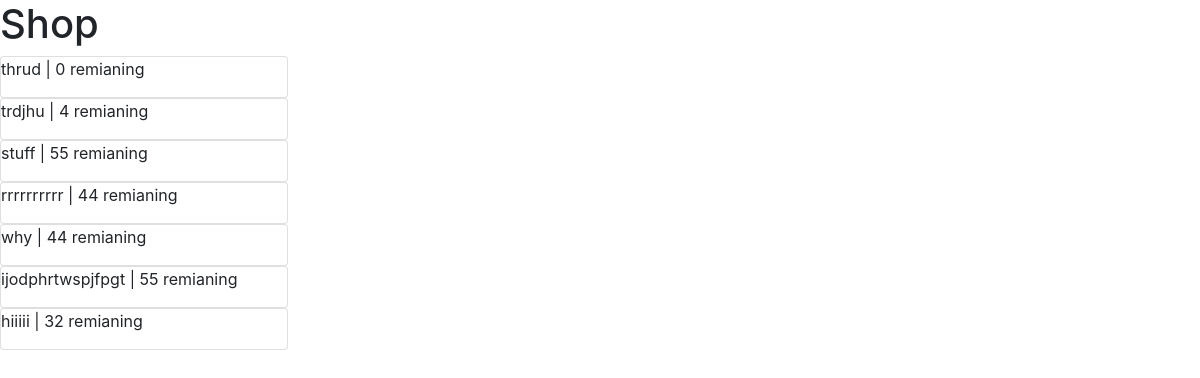
/views, run on an earlier commit of the app's database.
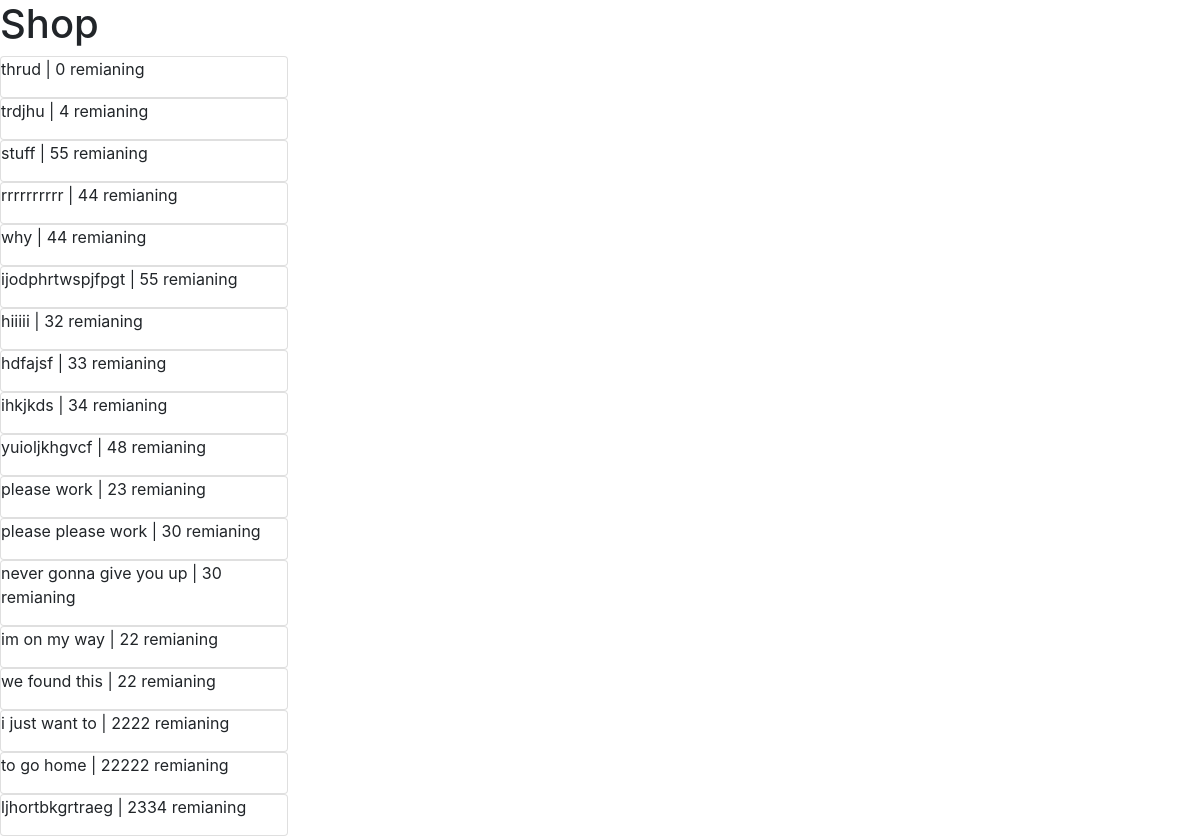
And on a later commit of the database.
### app.py (models this page shows)
class Category(db.Model):
    id = db.Column(db.Integer, primary_key=True)
    name = db.Column(db.String(150), unique=True)
    items = db.Column(db.Integer, db.ForeignKey('item.id'))
    stock = db.Column(db.Integer)
    user_id = db.Column(db.Integer, db.ForeignKey('user.id'))
    rating = db.Column(db.Float, default=4.5)
    price = db.Column(db.Float)

### app.py (the view)
@app.route("/views")
def views():
    categories = Category.query.order_by(Category.rating)
    return render_template("views.html", categories=categories)

### app.py (called while the page is built)
@app.after_request
def add_header(response):
    response.headers['Access-Control-Allow-Origin'] = '*'
    return response

### templates/views.html
<body>
    <link rel="stylesheet" href="https://stackpath.bootstrapcdn.com/bootstrap/4.3.1/css/bootstrap.min.css">
    <h1>Shop</h1>
    {% for c in categories%}
        <div class="card" style="width: 18rem;">
            <p>{{c.name}} | {{c.stock}} remianing</p>
        </div>
    {% endfor %}
</body>

What changed in the data, as far as the page shows it:
added Category: name "hdfajsf", stock "33"
added Category: name "ihkjkds", stock "34"
added Category: name "yuioljkhgvcf", stock "48"
added Category: name "please work", stock "23"
added Category: name "please please work", stock "30"
added Category: name "never gonna give you up", stock "30"
added Category: name "im on my way", stock "22"
added Category: name "we found this", stock "22"
added Category: name "i just want to", stock "2222"
added Category: name "to go home", stock "22222"
added Category: name "ljhortbkgrtraeg", stock "2334"
